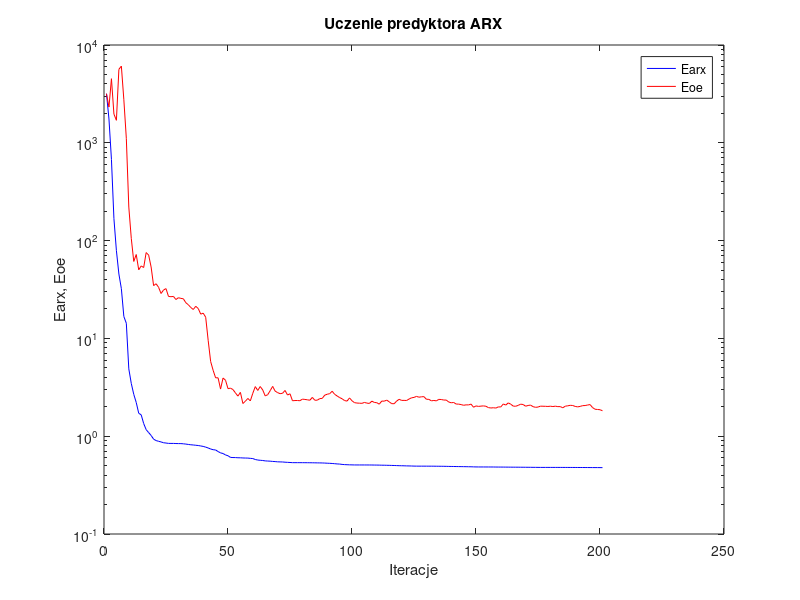
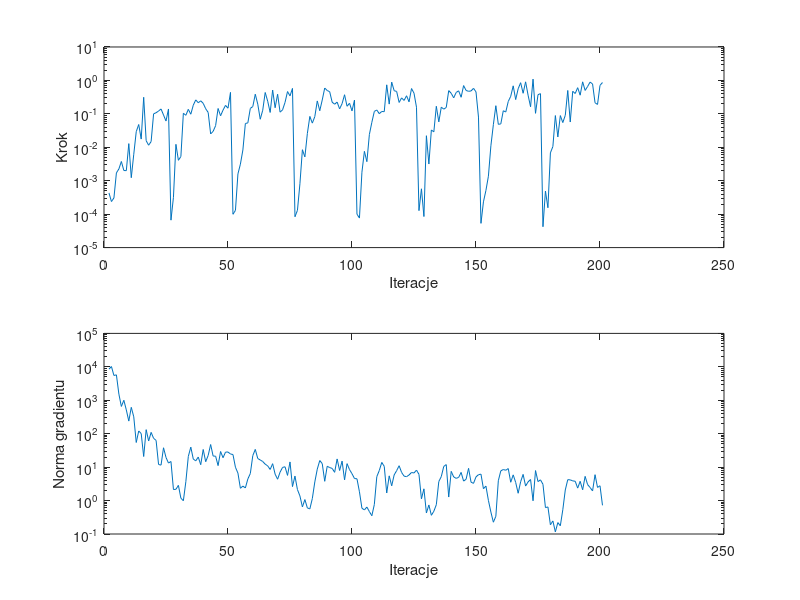

Here is the MATLAB script that generated these plots, in order:
%uczenie predyktora arx
clear all;
n=0; farx(n+1)=3.179576e+003; foe(n+1)=3.177108e+003; wspucz(n+1)=0.000000e+000; ng(n+1)=0.000000e+000;
%odnowa zmiennej metryki
n=1; farx(n+1)=1.751326e+003; foe(n+1)=2.320345e+003; krok(n+1)=4.315864e-004; ng(n+1)=8.521053e+003;
n=2; farx(n+1)=6.754247e+002; foe(n+1)=4.523935e+003; krok(n+1)=2.385047e-004; ng(n+1)=1.020622e+004;
n=3; farx(n+1)=1.677825e+002; foe(n+1)=1.965770e+003; krok(n+1)=3.052463e-004; ng(n+1)=5.508504e+003;
n=4; farx(n+1)=7.895307e+001; foe(n+1)=1.698501e+003; krok(n+1)=1.713514e-003; ng(n+1)=5.759228e+003;
n=5; farx(n+1)=4.558149e+001; foe(n+1)=5.640120e+003; krok(n+1)=2.254077e-003; ng(n+1)=1.526207e+003;
n=6; farx(n+1)=3.225424e+001; foe(n+1)=6.083772e+003; krok(n+1)=3.762825e-003; ng(n+1)=6.532724e+002;
n=7; farx(n+1)=1.675067e+001; foe(n+1)=2.757099e+003; krok(n+1)=2.021294e-003; ng(n+1)=9.988193e+002;
n=8; farx(n+1)=1.427991e+001; foe(n+1)=1.110506e+003; krok(n+1)=2.000848e-003; ng(n+1)=5.133519e+002;
n=9; farx(n+1)=4.881939e+000; foe(n+1)=2.204208e+002; krok(n+1)=1.287328e-002; ng(n+1)=2.383349e+002;
n=10; farx(n+1)=3.463825e+000; foe(n+1)=1.053498e+002; krok(n+1)=1.231621e-003; ng(n+1)=6.144055e+002;
n=11; farx(n+1)=2.678465e+000; foe(n+1)=6.121359e+001; krok(n+1)=6.192369e-003; ng(n+1)=3.197854e+002;
n=12; farx(n+1)=2.210728e+000; foe(n+1)=7.207212e+001; krok(n+1)=2.936823e-002; ng(n+1)=5.461192e+001;
n=13; farx(n+1)=1.716816e+000; foe(n+1)=5.026872e+001; krok(n+1)=4.799811e-002; ng(n+1)=1.207078e+002;
n=14; farx(n+1)=1.652803e+000; foe(n+1)=5.510551e+001; krok(n+1)=1.759944e-002; ng(n+1)=1.010253e+002;
n=15; farx(n+1)=1.346960e+000; foe(n+1)=5.304809e+001; krok(n+1)=3.129038e-001; ng(n+1)=2.079065e+001;
n=16; farx(n+1)=1.166680e+000; foe(n+1)=7.548096e+001; krok(n+1)=1.572069e-002; ng(n+1)=1.321370e+002;
n=17; farx(n+1)=1.088937e+000; foe(n+1)=7.109486e+001; krok(n+1)=1.153579e-002; ng(n+1)=6.048224e+001;
n=18; farx(n+1)=1.017418e+000; foe(n+1)=5.369210e+001; krok(n+1)=1.486332e-002; ng(n+1)=1.096203e+002;
n=19; farx(n+1)=9.329586e-001; foe(n+1)=3.464441e+001; krok(n+1)=1.001107e-001; ng(n+1)=7.266416e+001;
n=20; farx(n+1)=9.023084e-001; foe(n+1)=3.622268e+001; krok(n+1)=1.080330e-001; ng(n+1)=6.317566e+001;
n=21; farx(n+1)=8.869297e-001; foe(n+1)=3.333230e+001; krok(n+1)=1.213694e-001; ng(n+1)=1.200139e+001;
n=22; farx(n+1)=8.739266e-001; foe(n+1)=2.879015e+001; krok(n+1)=1.399123e-001; ng(n+1)=1.149669e+001;
n=23; farx(n+1)=8.572565e-001; foe(n+1)=3.124184e+001; krok(n+1)=9.233170e-002; ng(n+1)=3.795112e+001;
n=24; farx(n+1)=8.516327e-001; foe(n+1)=3.229924e+001; krok(n+1)=6.101994e-002; ng(n+1)=1.949325e+001;
n=25; farx(n+1)=8.443169e-001; foe(n+1)=2.687407e+001; krok(n+1)=1.399123e-001; ng(n+1)=1.323431e+001;
%odnowa zmiennej metryki
n=26; farx(n+1)=8.437686e-001; foe(n+1)=2.669144e+001; krok(n+1)=6.619770e-005; ng(n+1)=1.476318e+001;
n=27; farx(n+1)=8.437103e-001; foe(n+1)=2.686685e+001; krok(n+1)=3.179535e-004; ng(n+1)=2.141604e+000;
n=28; farx(n+1)=8.415767e-001; foe(n+1)=2.498148e+001; krok(n+1)=1.226153e-002; ng(n+1)=2.169178e+000;
n=29; farx(n+1)=8.404167e-001; foe(n+1)=2.606013e+001; krok(n+1)=4.080593e-003; ng(n+1)=2.849968e+000;
n=30; farx(n+1)=8.401402e-001; foe(n+1)=2.565961e+001; krok(n+1)=5.294040e-003; ng(n+1)=1.181731e+000;
n=31; farx(n+1)=8.362802e-001; foe(n+1)=2.541456e+001; krok(n+1)=1.041792e-001; ng(n+1)=9.883447e-001;
n=32; farx(n+1)=8.306069e-001; foe(n+1)=2.315864e+001; krok(n+1)=9.047997e-002; ng(n+1)=3.672123e+000;
n=33; farx(n+1)=8.236746e-001; foe(n+1)=2.208918e+001; krok(n+1)=1.365319e-001; ng(n+1)=2.097955e+001;
n=34; farx(n+1)=8.172932e-001; foe(n+1)=2.068798e+001; krok(n+1)=9.759878e-002; ng(n+1)=3.965241e+001;
n=35; farx(n+1)=8.134141e-001; foe(n+1)=1.975840e+001; krok(n+1)=1.818254e-001; ng(n+1)=1.749330e+001;
n=36; farx(n+1)=8.077612e-001; foe(n+1)=2.130179e+001; krok(n+1)=2.617897e-001; ng(n+1)=1.540020e+001;
n=37; farx(n+1)=8.032719e-001; foe(n+1)=2.021463e+001; krok(n+1)=2.150019e-001; ng(n+1)=2.005626e+001;
n=38; farx(n+1)=7.947538e-001; foe(n+1)=1.770766e+001; krok(n+1)=2.452016e-001; ng(n+1)=1.182887e+001;
n=39; farx(n+1)=7.864278e-001; foe(n+1)=1.812093e+001; krok(n+1)=2.064051e-001; ng(n+1)=3.370244e+001;
n=40; farx(n+1)=7.730662e-001; foe(n+1)=1.647876e+001; krok(n+1)=1.423178e-001; ng(n+1)=1.453886e+001;
n=41; farx(n+1)=7.582472e-001; foe(n+1)=9.559733e+000; krok(n+1)=1.102898e-001; ng(n+1)=2.229551e+001;
n=42; farx(n+1)=7.397906e-001; foe(n+1)=5.806515e+000; krok(n+1)=2.508493e-002; ng(n+1)=4.745882e+001;
n=43; farx(n+1)=7.278295e-001; foe(n+1)=4.721359e+000; krok(n+1)=2.992730e-002; ng(n+1)=2.147473e+001;
n=44; farx(n+1)=7.229428e-001; foe(n+1)=3.954724e+000; krok(n+1)=4.438543e-002; ng(n+1)=2.125276e+001;
n=45; farx(n+1)=6.970199e-001; foe(n+1)=3.954109e+000; krok(n+1)=1.447238e-001; ng(n+1)=1.110492e+001;
n=46; farx(n+1)=6.751610e-001; foe(n+1)=3.034090e+000; krok(n+1)=8.764941e-002; ng(n+1)=2.934589e+001;
n=47; farx(n+1)=6.653520e-001; foe(n+1)=3.935956e+000; krok(n+1)=1.293628e-001; ng(n+1)=1.911448e+001;
n=48; farx(n+1)=6.430825e-001; foe(n+1)=3.732427e+000; krok(n+1)=1.794664e-001; ng(n+1)=2.816217e+001;
n=49; farx(n+1)=6.313145e-001; foe(n+1)=3.062738e+000; krok(n+1)=1.474804e-001; ng(n+1)=2.831688e+001;
n=50; farx(n+1)=6.069813e-001; foe(n+1)=3.099999e+000; krok(n+1)=4.386596e-001; ng(n+1)=2.470544e+001;
%odnowa zmiennej metryki
n=51; farx(n+1)=6.051066e-001; foe(n+1)=2.998209e+000; krok(n+1)=9.926586e-005; ng(n+1)=2.381682e+001;
n=52; farx(n+1)=6.045409e-001; foe(n+1)=2.772510e+000; krok(n+1)=1.297027e-004; ng(n+1)=9.918289e+000;
n=53; farx(n+1)=6.020485e-001; foe(n+1)=2.570461e+000; krok(n+1)=1.597633e-003; ng(n+1)=6.632360e+000;
n=54; farx(n+1)=6.013877e-001; foe(n+1)=2.807554e+000; krok(n+1)=3.136698e-003; ng(n+1)=2.328794e+000;
n=55; farx(n+1)=5.991789e-001; foe(n+1)=2.159605e+000; krok(n+1)=8.323975e-003; ng(n+1)=2.713951e+000;
n=56; farx(n+1)=5.981098e-001; foe(n+1)=2.278717e+000; krok(n+1)=5.140248e-002; ng(n+1)=2.380943e+000;
n=57; farx(n+1)=5.973052e-001; foe(n+1)=2.433128e+000; krok(n+1)=5.382558e-002; ng(n+1)=4.428165e+000;
n=58; farx(n+1)=5.936244e-001; foe(n+1)=2.296287e+000; krok(n+1)=1.456144e-001; ng(n+1)=6.436132e+000;
n=59; farx(n+1)=5.907614e-001; foe(n+1)=2.746838e+000; krok(n+1)=1.653712e-001; ng(n+1)=2.214320e+001;
n=60; farx(n+1)=5.777874e-001; foe(n+1)=3.215956e+000; krok(n+1)=3.867248e-001; ng(n+1)=3.391960e+001;
n=61; farx(n+1)=5.705782e-001; foe(n+1)=2.936589e+000; krok(n+1)=1.951976e-001; ng(n+1)=1.805002e+001;
n=62; farx(n+1)=5.671948e-001; foe(n+1)=3.221466e+000; krok(n+1)=6.900644e-002; ng(n+1)=1.639101e+001;
n=63; farx(n+1)=5.645083e-001; foe(n+1)=2.969983e+000; krok(n+1)=1.282857e-001; ng(n+1)=1.473651e+001;
n=64; farx(n+1)=5.593511e-001; foe(n+1)=2.583270e+000; krok(n+1)=4.353621e-001; ng(n+1)=1.227266e+001;
n=65; farx(n+1)=5.572060e-001; foe(n+1)=2.656372e+000; krok(n+1)=2.393567e-001; ng(n+1)=1.092593e+001;
n=66; farx(n+1)=5.555662e-001; foe(n+1)=2.919194e+000; krok(n+1)=1.101515e-001; ng(n+1)=8.513905e+000;
n=67; farx(n+1)=5.521393e-001; foe(n+1)=3.231120e+000; krok(n+1)=5.154350e-001; ng(n+1)=1.269450e+001;
n=68; farx(n+1)=5.502883e-001; foe(n+1)=2.891893e+000; krok(n+1)=1.522124e-001; ng(n+1)=6.152606e+000;
n=69; farx(n+1)=5.470708e-001; foe(n+1)=2.790737e+000; krok(n+1)=3.862514e-001; ng(n+1)=4.351990e+000;
n=70; farx(n+1)=5.461293e-001; foe(n+1)=2.721344e+000; krok(n+1)=1.124683e-001; ng(n+1)=7.073014e+000;
n=71; farx(n+1)=5.451101e-001; foe(n+1)=2.747326e+000; krok(n+1)=1.317940e-001; ng(n+1)=9.808646e+000;
n=72; farx(n+1)=5.422722e-001; foe(n+1)=2.936332e+000; krok(n+1)=2.205796e-001; ng(n+1)=1.024721e+001;
n=73; farx(n+1)=5.403284e-001; foe(n+1)=2.636786e+000; krok(n+1)=4.641165e-001; ng(n+1)=5.661197e+000;
n=74; farx(n+1)=5.386059e-001; foe(n+1)=2.715029e+000; krok(n+1)=3.450079e-001; ng(n+1)=1.431112e+001;
n=75; farx(n+1)=5.364936e-001; foe(n+1)=2.303767e+000; krok(n+1)=5.772243e-001; ng(n+1)=2.616149e+000;
%odnowa zmiennej metryki
n=76; farx(n+1)=5.364242e-001; foe(n+1)=2.315951e+000; krok(n+1)=8.370634e-005; ng(n+1)=5.403503e+000;
n=77; farx(n+1)=5.363993e-001; foe(n+1)=2.317082e+000; krok(n+1)=1.300680e-004; ng(n+1)=2.131716e+000;
n=78; farx(n+1)=5.363408e-001; foe(n+1)=2.305052e+000; krok(n+1)=8.121118e-004; ng(n+1)=1.375337e+000;
n=79; farx(n+1)=5.362093e-001; foe(n+1)=2.394427e+000; krok(n+1)=8.471180e-003; ng(n+1)=6.451887e-001;
n=80; farx(n+1)=5.359750e-001; foe(n+1)=2.376078e+000; krok(n+1)=5.167850e-003; ng(n+1)=1.071489e+000;
n=81; farx(n+1)=5.356781e-001; foe(n+1)=2.357169e+000; krok(n+1)=2.592196e-002; ng(n+1)=6.029736e-001;
n=82; farx(n+1)=5.353692e-001; foe(n+1)=2.330840e+000; krok(n+1)=8.388517e-002; ng(n+1)=5.630295e-001;
n=83; farx(n+1)=5.349476e-001; foe(n+1)=2.493796e+000; krok(n+1)=5.286105e-002; ng(n+1)=1.148366e+000;
n=84; farx(n+1)=5.344536e-001; foe(n+1)=2.333596e+000; krok(n+1)=8.268560e-002; ng(n+1)=3.600785e+000;
n=85; farx(n+1)=5.336880e-001; foe(n+1)=2.334686e+000; krok(n+1)=2.433969e-001; ng(n+1)=8.722710e+000;
n=86; farx(n+1)=5.333251e-001; foe(n+1)=2.423107e+000; krok(n+1)=1.238628e-001; ng(n+1)=1.575596e+001;
n=87; farx(n+1)=5.325970e-001; foe(n+1)=2.436279e+000; krok(n+1)=2.601236e-001; ng(n+1)=1.274762e+001;
n=88; farx(n+1)=5.312962e-001; foe(n+1)=2.628484e+000; krok(n+1)=5.925364e-001; ng(n+1)=3.769447e+000;
n=89; farx(n+1)=5.294291e-001; foe(n+1)=2.685357e+000; krok(n+1)=4.991708e-001; ng(n+1)=1.061094e+001;
n=90; farx(n+1)=5.280497e-001; foe(n+1)=2.721965e+000; krok(n+1)=4.602673e-001; ng(n+1)=9.701028e+000;
n=91; farx(n+1)=5.261470e-001; foe(n+1)=2.883827e+000; krok(n+1)=2.230542e-001; ng(n+1)=9.163962e+000;
n=92; farx(n+1)=5.235984e-001; foe(n+1)=2.680926e+000; krok(n+1)=1.942977e-001; ng(n+1)=6.993326e+000;
n=93; farx(n+1)=5.205948e-001; foe(n+1)=2.578917e+000; krok(n+1)=2.250273e-001; ng(n+1)=1.759372e+001;
n=94; farx(n+1)=5.189899e-001; foe(n+1)=2.483373e+000; krok(n+1)=1.407955e-001; ng(n+1)=7.929545e+000;
n=95; farx(n+1)=5.147749e-001; foe(n+1)=2.414711e+000; krok(n+1)=2.022243e-001; ng(n+1)=1.514439e+001;
n=96; farx(n+1)=5.123336e-001; foe(n+1)=2.314545e+000; krok(n+1)=3.730916e-001; ng(n+1)=4.159884e+000;
n=97; farx(n+1)=5.109922e-001; foe(n+1)=2.285284e+000; krok(n+1)=1.686145e-001; ng(n+1)=1.272195e+001;
n=98; farx(n+1)=5.097755e-001; foe(n+1)=2.462763e+000; krok(n+1)=2.079006e-001; ng(n+1)=8.435486e+000;
n=99; farx(n+1)=5.090795e-001; foe(n+1)=2.302741e+000; krok(n+1)=1.226008e-001; ng(n+1)=6.360270e+000;
n=100; farx(n+1)=5.082552e-001; foe(n+1)=2.202650e+000; krok(n+1)=2.589461e-001; ng(n+1)=4.561028e+000;
%odnowa zmiennej metryki
n=101; farx(n+1)=5.081618e-001; foe(n+1)=2.182476e+000; krok(n+1)=1.001480e-004; ng(n+1)=4.481016e+000;
n=102; farx(n+1)=5.081525e-001; foe(n+1)=2.175476e+000; krok(n+1)=7.639254e-005; ng(n+1)=1.830370e+000;
n=103; farx(n+1)=5.081311e-001; foe(n+1)=2.167985e+000; krok(n+1)=1.797919e-003; ng(n+1)=5.909182e-001;
n=104; farx(n+1)=5.080397e-001; foe(n+1)=2.213935e+000; krok(n+1)=7.566741e-003; ng(n+1)=5.248801e-001;
n=105; farx(n+1)=5.079846e-001; foe(n+1)=2.179999e+000; krok(n+1)=3.715831e-003; ng(n+1)=6.389784e-001;
n=106; farx(n+1)=5.078044e-001; foe(n+1)=2.162144e+000; krok(n+1)=2.399905e-002; ng(n+1)=4.694663e-001;
n=107; farx(n+1)=5.076362e-001; foe(n+1)=2.282918e+000; krok(n+1)=5.576530e-002; ng(n+1)=3.513379e-001;
n=108; farx(n+1)=5.069717e-001; foe(n+1)=2.214498e+000; krok(n+1)=1.183885e-001; ng(n+1)=7.601348e-001;
n=109; farx(n+1)=5.067385e-001; foe(n+1)=2.200051e+000; krok(n+1)=1.304848e-001; ng(n+1)=5.198092e+000;
n=110; farx(n+1)=5.061779e-001; foe(n+1)=2.126181e+000; krok(n+1)=1.010376e-001; ng(n+1)=7.917312e+000;
n=111; farx(n+1)=5.053344e-001; foe(n+1)=2.287762e+000; krok(n+1)=1.178633e-001; ng(n+1)=1.384255e+001;
n=112; farx(n+1)=5.050054e-001; foe(n+1)=2.280960e+000; krok(n+1)=1.160291e-001; ng(n+1)=1.056208e+001;
n=113; farx(n+1)=5.041692e-001; foe(n+1)=2.339699e+000; krok(n+1)=7.382907e-001; ng(n+1)=1.686024e+000;
n=114; farx(n+1)=5.035894e-001; foe(n+1)=2.247386e+000; krok(n+1)=1.958016e-001; ng(n+1)=5.490657e+000;
n=115; farx(n+1)=5.025197e-001; foe(n+1)=2.152173e+000; krok(n+1)=8.892951e-001; ng(n+1)=2.760934e+000;
n=116; farx(n+1)=5.017380e-001; foe(n+1)=2.148299e+000; krok(n+1)=4.929770e-001; ng(n+1)=5.847063e+000;
n=117; farx(n+1)=5.006886e-001; foe(n+1)=2.286973e+000; krok(n+1)=4.686024e-001; ng(n+1)=7.856447e+000;
n=118; farx(n+1)=4.994551e-001; foe(n+1)=2.384195e+000; krok(n+1)=2.193298e-001; ng(n+1)=1.101948e+001;
n=119; farx(n+1)=4.988946e-001; foe(n+1)=2.322965e+000; krok(n+1)=3.003510e-001; ng(n+1)=6.941887e+000;
n=120; farx(n+1)=4.981899e-001; foe(n+1)=2.325217e+000; krok(n+1)=2.520608e-001; ng(n+1)=5.375583e+000;
n=121; farx(n+1)=4.970890e-001; foe(n+1)=2.317196e+000; krok(n+1)=3.477470e-001; ng(n+1)=5.188335e+000;
n=122; farx(n+1)=4.965946e-001; foe(n+1)=2.397827e+000; krok(n+1)=2.286401e-001; ng(n+1)=5.822804e+000;
n=123; farx(n+1)=4.958247e-001; foe(n+1)=2.468863e+000; krok(n+1)=5.714050e-001; ng(n+1)=6.915050e+000;
n=124; farx(n+1)=4.947264e-001; foe(n+1)=2.492812e+000; krok(n+1)=4.158012e-001; ng(n+1)=6.685656e+000;
n=125; farx(n+1)=4.942658e-001; foe(n+1)=2.552951e+000; krok(n+1)=1.580662e-001; ng(n+1)=8.155698e+000;
%odnowa zmiennej metryki
n=126; farx(n+1)=4.941109e-001; foe(n+1)=2.504768e+000; krok(n+1)=1.274265e-004; ng(n+1)=6.085616e+000;
n=127; farx(n+1)=4.940823e-001; foe(n+1)=2.528824e+000; krok(n+1)=5.733303e-004; ng(n+1)=1.125276e+000;
n=128; farx(n+1)=4.940679e-001; foe(n+1)=2.538543e+000; krok(n+1)=8.489916e-005; ng(n+1)=2.245738e+000;
n=129; farx(n+1)=4.939258e-001; foe(n+1)=2.385353e+000; krok(n+1)=2.219272e-002; ng(n+1)=4.256127e-001;
n=130; farx(n+1)=4.938719e-001; foe(n+1)=2.381805e+000; krok(n+1)=3.159755e-003; ng(n+1)=7.384171e-001;
n=131; farx(n+1)=4.937403e-001; foe(n+1)=2.297926e+000; krok(n+1)=3.294851e-002; ng(n+1)=3.627822e-001;
n=132; farx(n+1)=4.936350e-001; foe(n+1)=2.320790e+000; krok(n+1)=2.900728e-002; ng(n+1)=4.798372e-001;
n=133; farx(n+1)=4.931121e-001; foe(n+1)=2.298106e+000; krok(n+1)=1.686145e-001; ng(n+1)=7.519171e-001;
n=134; farx(n+1)=4.929855e-001; foe(n+1)=2.379105e+000; krok(n+1)=5.753289e-002; ng(n+1)=3.709306e+000;
n=135; farx(n+1)=4.926675e-001; foe(n+1)=2.372177e+000; krok(n+1)=1.585131e-001; ng(n+1)=5.213855e+000;
n=136; farx(n+1)=4.922757e-001; foe(n+1)=2.342845e+000; krok(n+1)=1.383770e-001; ng(n+1)=1.052408e+001;
n=137; farx(n+1)=4.917382e-001; foe(n+1)=2.341832e+000; krok(n+1)=1.549381e-001; ng(n+1)=1.189022e+001;
n=138; farx(n+1)=4.910919e-001; foe(n+1)=2.237824e+000; krok(n+1)=4.951781e-001; ng(n+1)=1.275063e+000;
n=139; farx(n+1)=4.904900e-001; foe(n+1)=2.196435e+000; krok(n+1)=4.126070e-001; ng(n+1)=7.473548e+000;
n=140; farx(n+1)=4.901243e-001; foe(n+1)=2.212609e+000; krok(n+1)=3.013485e-001; ng(n+1)=5.096301e+000;
n=141; farx(n+1)=4.895995e-001; foe(n+1)=2.131609e+000; krok(n+1)=4.363710e-001; ng(n+1)=4.623462e+000;
n=142; farx(n+1)=4.891363e-001; foe(n+1)=2.128234e+000; krok(n+1)=4.884576e-001; ng(n+1)=4.926381e+000;
n=143; farx(n+1)=4.887419e-001; foe(n+1)=2.105663e+000; krok(n+1)=3.134036e-001; ng(n+1)=6.953787e+000;
n=144; farx(n+1)=4.882850e-001; foe(n+1)=2.070914e+000; krok(n+1)=7.011953e-001; ng(n+1)=3.822450e+000;
n=145; farx(n+1)=4.878268e-001; foe(n+1)=2.092078e+000; krok(n+1)=5.008017e-001; ng(n+1)=4.340197e+000;
n=146; farx(n+1)=4.872643e-001; foe(n+1)=2.088784e+000; krok(n+1)=4.726961e-001; ng(n+1)=9.203039e+000;
n=147; farx(n+1)=4.868902e-001; foe(n+1)=2.129321e+000; krok(n+1)=4.842714e-001; ng(n+1)=3.547298e+000;
n=148; farx(n+1)=4.857918e-001; foe(n+1)=1.977320e+000; krok(n+1)=5.804224e-001; ng(n+1)=3.271812e+000;
n=149; farx(n+1)=4.851021e-001; foe(n+1)=2.040393e+000; krok(n+1)=4.536903e-001; ng(n+1)=5.115352e+000;
n=150; farx(n+1)=4.848108e-001; foe(n+1)=2.016811e+000; krok(n+1)=8.005809e-002; ng(n+1)=5.937563e+000;
%odnowa zmiennej metryki
n=151; farx(n+1)=4.847379e-001; foe(n+1)=2.031108e+000; krok(n+1)=5.312685e-005; ng(n+1)=6.176638e+000;
n=152; farx(n+1)=4.846884e-001; foe(n+1)=2.040835e+000; krok(n+1)=2.338071e-004; ng(n+1)=2.260498e+000;
n=153; farx(n+1)=4.845698e-001; foe(n+1)=2.023922e+000; krok(n+1)=5.120833e-004; ng(n+1)=2.708176e+000;
n=154; farx(n+1)=4.845132e-001; foe(n+1)=1.960749e+000; krok(n+1)=1.364485e-003; ng(n+1)=1.013907e+000;
n=155; farx(n+1)=4.844370e-001; foe(n+1)=1.942441e+000; krok(n+1)=1.109636e-002; ng(n+1)=4.536243e-001;
n=156; farx(n+1)=4.843268e-001; foe(n+1)=1.955368e+000; krok(n+1)=4.757597e-002; ng(n+1)=2.253486e-001;
n=157; farx(n+1)=4.838353e-001; foe(n+1)=1.938100e+000; krok(n+1)=1.752988e-001; ng(n+1)=3.386266e-001;
n=158; farx(n+1)=4.836024e-001; foe(n+1)=1.993698e+000; krok(n+1)=4.858193e-002; ng(n+1)=3.915845e+000;
n=159; farx(n+1)=4.835458e-001; foe(n+1)=1.991142e+000; krok(n+1)=5.016986e-002; ng(n+1)=7.754668e+000;
n=160; farx(n+1)=4.833126e-001; foe(n+1)=2.136701e+000; krok(n+1)=1.238533e-001; ng(n+1)=8.473163e+000;
n=161; farx(n+1)=4.830473e-001; foe(n+1)=2.080582e+000; krok(n+1)=1.134226e-001; ng(n+1)=8.077741e+000;
n=162; farx(n+1)=4.827954e-001; foe(n+1)=2.191427e+000; krok(n+1)=2.340680e-001; ng(n+1)=9.054366e+000;
n=163; farx(n+1)=4.825720e-001; foe(n+1)=2.125703e+000; krok(n+1)=3.355407e-001; ng(n+1)=3.530210e+000;
n=164; farx(n+1)=4.822871e-001; foe(n+1)=2.031034e+000; krok(n+1)=6.888628e-001; ng(n+1)=5.870364e+000;
n=165; farx(n+1)=4.822075e-001; foe(n+1)=2.024248e+000; krok(n+1)=2.671770e-001; ng(n+1)=3.480538e+000;
n=166; farx(n+1)=4.820409e-001; foe(n+1)=2.065672e+000; krok(n+1)=5.631821e-001; ng(n+1)=1.654931e+000;
n=167; farx(n+1)=4.817268e-001; foe(n+1)=2.125405e+000; krok(n+1)=8.551938e-001; ng(n+1)=3.671100e+000;
n=168; farx(n+1)=4.815570e-001; foe(n+1)=2.109150e+000; krok(n+1)=4.126070e-001; ng(n+1)=6.068226e+000;
n=169; farx(n+1)=4.812827e-001; foe(n+1)=2.026196e+000; krok(n+1)=9.073805e-001; ng(n+1)=2.713014e+000;
n=170; farx(n+1)=4.810547e-001; foe(n+1)=2.061135e+000; krok(n+1)=3.614383e-001; ng(n+1)=3.624048e+000;
n=171; farx(n+1)=4.808767e-001; foe(n+1)=2.080636e+000; krok(n+1)=1.630613e-001; ng(n+1)=4.262088e+000;
n=172; farx(n+1)=4.804426e-001; foe(n+1)=2.005073e+000; krok(n+1)=1.092255e+000; ng(n+1)=9.850454e-001;
n=173; farx(n+1)=4.802781e-001; foe(n+1)=1.974516e+000; krok(n+1)=1.037624e-001; ng(n+1)=7.899189e+000;
n=174; farx(n+1)=4.799863e-001; foe(n+1)=1.986273e+000; krok(n+1)=3.745525e-001; ng(n+1)=3.697828e+000;
n=175; farx(n+1)=4.796941e-001; foe(n+1)=2.028949e+000; krok(n+1)=4.021517e-001; ng(n+1)=4.166523e+000;
%odnowa zmiennej metryki
n=176; farx(n+1)=4.796809e-001; foe(n+1)=2.024957e+000; krok(n+1)=4.207439e-005; ng(n+1)=3.065948e+000;
n=177; farx(n+1)=4.796747e-001; foe(n+1)=2.021331e+000; krok(n+1)=4.912482e-004; ng(n+1)=6.161561e-001;
n=178; farx(n+1)=4.796724e-001; foe(n+1)=2.014375e+000; krok(n+1)=1.554679e-004; ng(n+1)=6.452181e-001;
n=179; farx(n+1)=4.796650e-001; foe(n+1)=2.026072e+000; krok(n+1)=6.819101e-003; ng(n+1)=1.886168e-001;
n=180; farx(n+1)=4.796438e-001; foe(n+1)=2.010211e+000; krok(n+1)=1.056509e-002; ng(n+1)=2.458194e-001;
n=181; farx(n+1)=4.796092e-001; foe(n+1)=2.028325e+000; krok(n+1)=8.892157e-002; ng(n+1)=1.158614e-001;
n=182; farx(n+1)=4.795794e-001; foe(n+1)=2.006259e+000; krok(n+1)=2.038894e-002; ng(n+1)=2.196147e-001;
n=183; farx(n+1)=4.795459e-001; foe(n+1)=2.007614e+000; krok(n+1)=8.877087e-002; ng(n+1)=1.762004e-001;
n=184; farx(n+1)=4.794816e-001; foe(n+1)=1.951412e+000; krok(n+1)=5.483245e-002; ng(n+1)=5.301828e-001;
n=185; farx(n+1)=4.794104e-001; foe(n+1)=2.028524e+000; krok(n+1)=9.035956e-002; ng(n+1)=2.071889e+000;
n=186; farx(n+1)=4.792732e-001; foe(n+1)=2.044974e+000; krok(n+1)=5.005768e-001; ng(n+1)=4.218396e+000;
n=187; farx(n+1)=4.791673e-001; foe(n+1)=2.069374e+000; krok(n+1)=5.695205e-002; ng(n+1)=4.162258e+000;
n=188; farx(n+1)=4.790452e-001; foe(n+1)=2.060598e+000; krok(n+1)=4.734602e-001; ng(n+1)=3.878172e+000;
n=189; farx(n+1)=4.789476e-001; foe(n+1)=2.015798e+000; krok(n+1)=4.063898e-001; ng(n+1)=3.786437e+000;
n=190; farx(n+1)=4.787785e-001; foe(n+1)=1.994915e+000; krok(n+1)=6.065168e-001; ng(n+1)=2.359123e+000;
n=191; farx(n+1)=4.786781e-001; foe(n+1)=2.016917e+000; krok(n+1)=3.614383e-001; ng(n+1)=3.771409e+000;
n=192; farx(n+1)=4.784944e-001; foe(n+1)=2.053592e+000; krok(n+1)=9.073805e-001; ng(n+1)=2.099854e+000;
n=193; farx(n+1)=4.783470e-001; foe(n+1)=2.058119e+000; krok(n+1)=5.014424e-001; ng(n+1)=5.296078e+000;
n=194; farx(n+1)=4.781977e-001; foe(n+1)=2.083991e+000; krok(n+1)=6.577988e-001; ng(n+1)=3.003351e+000;
n=195; farx(n+1)=4.779881e-001; foe(n+1)=2.104958e+000; krok(n+1)=8.904025e-001; ng(n+1)=2.463337e+000;
n=196; farx(n+1)=4.777805e-001; foe(n+1)=1.962253e+000; krok(n+1)=7.832156e-001; ng(n+1)=1.943898e+000;
n=197; farx(n+1)=4.776830e-001; foe(n+1)=1.887150e+000; krok(n+1)=2.144024e-001; ng(n+1)=5.942656e+000;
n=198; farx(n+1)=4.776222e-001; foe(n+1)=1.875944e+000; krok(n+1)=1.913888e-001; ng(n+1)=2.471662e+000;
n=199; farx(n+1)=4.773850e-001; foe(n+1)=1.865385e+000; krok(n+1)=7.113726e-001; ng(n+1)=2.777544e+000;
n=200; farx(n+1)=4.771112e-001; foe(n+1)=1.819108e+000; krok(n+1)=8.635342e-001; ng(n+1)=7.207612e-001;

figure; semilogy(farx,'b'); hold on; semilogy(foe,'r'); xlabel('Iteracje'); ylabel('Earx, Eoe'); legend('Earx','Eoe'); title('Uczenie predyktora ARX');
figure; subplot(2,1,1); semilogy(krok); xlabel('Iteracje'); ylabel('Krok');
subplot(2,1,2); semilogy(ng); xlabel('Iteracje'); ylabel('Norma gradientu');
Earx=farx(n+1)
Eoe=foe(n+1)
